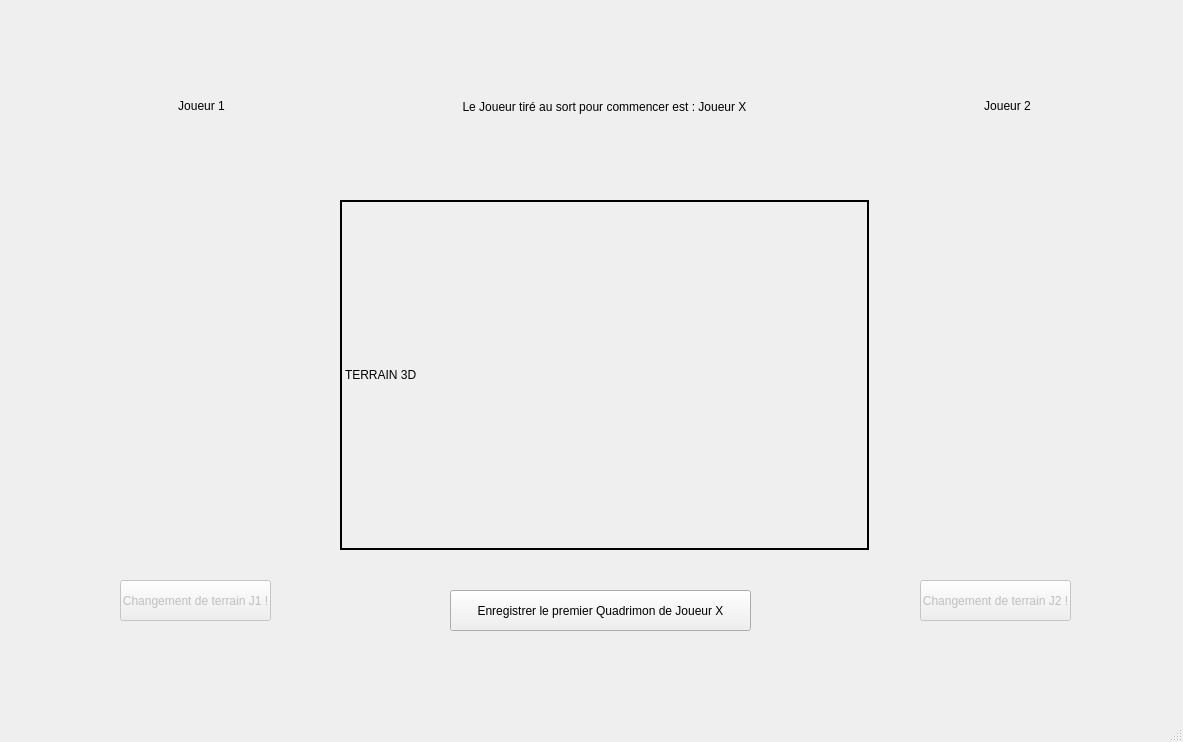
<?xml version="1.0" encoding="UTF-8"?>
<ui version="4.0">
 <class>MainWindow</class>
 <widget class="QMainWindow" name="MainWindow">
  <property name="geometry">
   <rect>
    <x>0</x>
    <y>0</y>
    <width>1183</width>
    <height>742</height>
   </rect>
  </property>
  <property name="windowTitle">
   <string>MainWindow</string>
  </property>
  <widget class="QWidget" name="centralwidget">
   <widget class="QWidget" name="gridLayoutWidget">
    <property name="geometry">
     <rect>
      <x>69</x>
      <y>19</y>
      <width>1071</width>
      <height>531</height>
     </rect>
    </property>
    <layout class="QGridLayout" name="gridLayout">
     <item row="0" column="0" rowspan="3">
      <layout class="QGridLayout" name="gridLayout_2">
       <item row="1" column="0">
        <widget class="QLabel" name="J1_quad1_label">
         <property name="font">
          <font>
           <bold>false</bold>
          </font>
         </property>
         <property name="frameShape">
          <enum>QFrame::NoFrame</enum>
         </property>
         <property name="frameShadow">
          <enum>QFrame::Plain</enum>
         </property>
         <property name="lineWidth">
          <number>1</number>
         </property>
         <property name="text">
          <string/>
         </property>
         <property name="textFormat">
          <enum>Qt::AutoText</enum>
         </property>
         <property name="alignment">
          <set>Qt::AlignCenter</set>
         </property>
        </widget>
       </item>
       <item row="0" column="0">
        <widget class="QLabel" name="J1_info_label">
         <property name="frameShadow">
          <enum>QFrame::Plain</enum>
         </property>
         <property name="text">
          <string>Joueur 1</string>
         </property>
         <property name="textFormat">
          <enum>Qt::AutoText</enum>
         </property>
         <property name="alignment">
          <set>Qt::AlignCenter</set>
         </property>
        </widget>
       </item>
       <item row="2" column="0">
        <widget class="QLabel" name="J1_quad2_label">
         <property name="frameShadow">
          <enum>QFrame::Plain</enum>
         </property>
         <property name="text">
          <string/>
         </property>
         <property name="textFormat">
          <enum>Qt::AutoText</enum>
         </property>
         <property name="alignment">
          <set>Qt::AlignCenter</set>
         </property>
        </widget>
       </item>
      </layout>
     </item>
     <item row="0" column="1" colspan="2">
      <widget class="QLabel" name="Instruction_label">
       <property name="text">
        <string>Le Joueur tiré au sort pour commencer est : Joueur X</string>
       </property>
       <property name="alignment">
        <set>Qt::AlignCenter</set>
       </property>
       <property name="wordWrap">
        <bool>false</bool>
       </property>
      </widget>
     </item>
     <item row="1" column="1" rowspan="2" colspan="2">
      <widget class="QLabel" name="Terrain_label">
       <property name="frameShape">
        <enum>QFrame::WinPanel</enum>
       </property>
       <property name="text">
        <string>TERRAIN 3D</string>
       </property>
      </widget>
     </item>
     <item row="0" column="3" rowspan="3">
      <layout class="QGridLayout" name="gridLayout_3">
       <item row="1" column="0">
        <widget class="QLabel" name="J2_quad1_label">
         <property name="frameShadow">
          <enum>QFrame::Plain</enum>
         </property>
         <property name="text">
          <string/>
         </property>
         <property name="textFormat">
          <enum>Qt::AutoText</enum>
         </property>
         <property name="alignment">
          <set>Qt::AlignCenter</set>
         </property>
        </widget>
       </item>
       <item row="2" column="0">
        <widget class="QLabel" name="J2_quad2_label">
         <property name="frameShadow">
          <enum>QFrame::Plain</enum>
         </property>
         <property name="text">
          <string/>
         </property>
         <property name="textFormat">
          <enum>Qt::AutoText</enum>
         </property>
         <property name="alignment">
          <set>Qt::AlignCenter</set>
         </property>
        </widget>
       </item>
       <item row="0" column="0">
        <widget class="QLabel" name="J2_info_label">
         <property name="text">
          <string>Joueur 2</string>
         </property>
         <property name="alignment">
          <set>Qt::AlignCenter</set>
         </property>
        </widget>
       </item>
      </layout>
     </item>
    </layout>
   </widget>
   <widget class="QPushButton" name="capture_button">
    <property name="geometry">
     <rect>
      <x>450</x>
      <y>590</y>
      <width>301</width>
      <height>41</height>
     </rect>
    </property>
    <property name="text">
     <string>Enregistrer le premier Quadrimon de Joueur X</string>
    </property>
   </widget>
   <widget class="QPushButton" name="interrup_J1_button">
    <property name="enabled">
     <bool>false</bool>
    </property>
    <property name="geometry">
     <rect>
      <x>120</x>
      <y>580</y>
      <width>151</width>
      <height>41</height>
     </rect>
    </property>
    <property name="text">
     <string>Changement de terrain J1 !</string>
    </property>
   </widget>
   <widget class="QPushButton" name="interrup_J2_button">
    <property name="enabled">
     <bool>false</bool>
    </property>
    <property name="geometry">
     <rect>
      <x>920</x>
      <y>580</y>
      <width>151</width>
      <height>41</height>
     </rect>
    </property>
    <property name="text">
     <string>Changement de terrain J2 !</string>
    </property>
   </widget>
  </widget>
  <widget class="QMenuBar" name="menubar">
   <property name="geometry">
    <rect>
     <x>0</x>
     <y>0</y>
     <width>1183</width>
     <height>22</height>
    </rect>
   </property>
  </widget>
  <widget class="QStatusBar" name="statusbar"/>
 </widget>
 <resources/>
 <connections/>
</ui>
